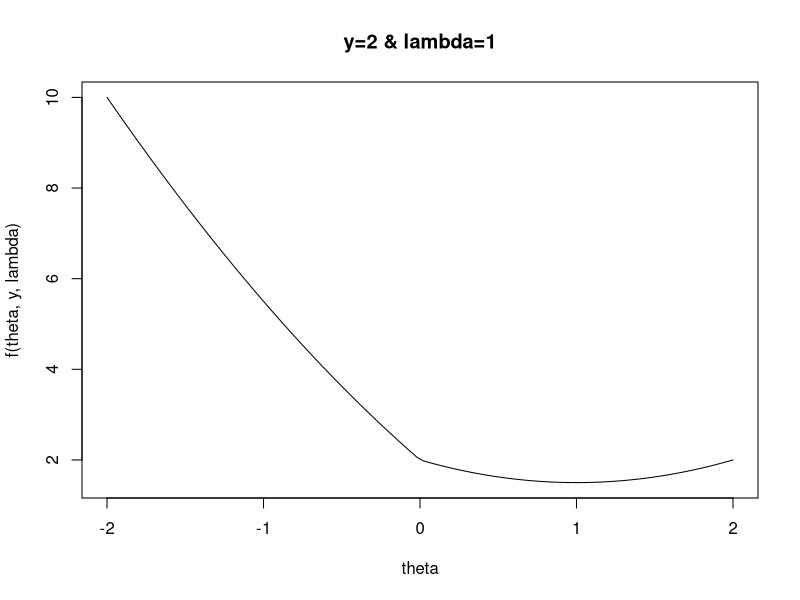
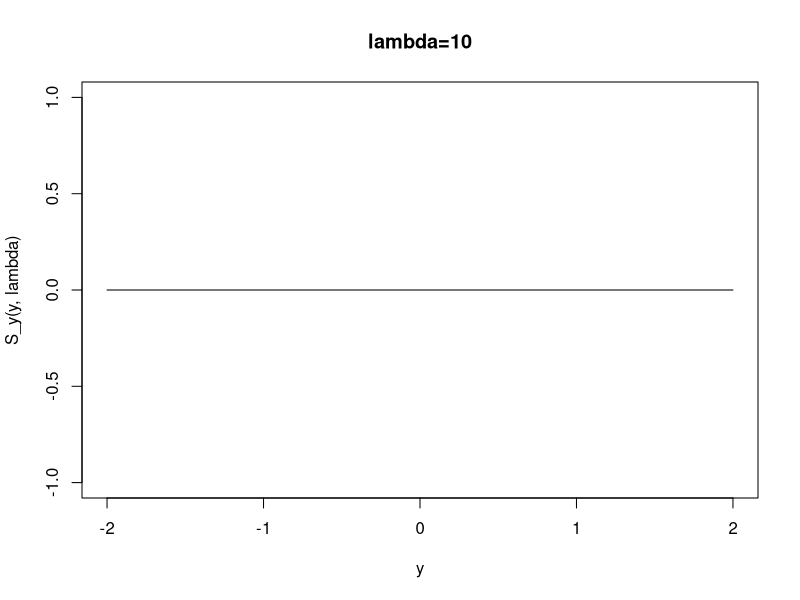
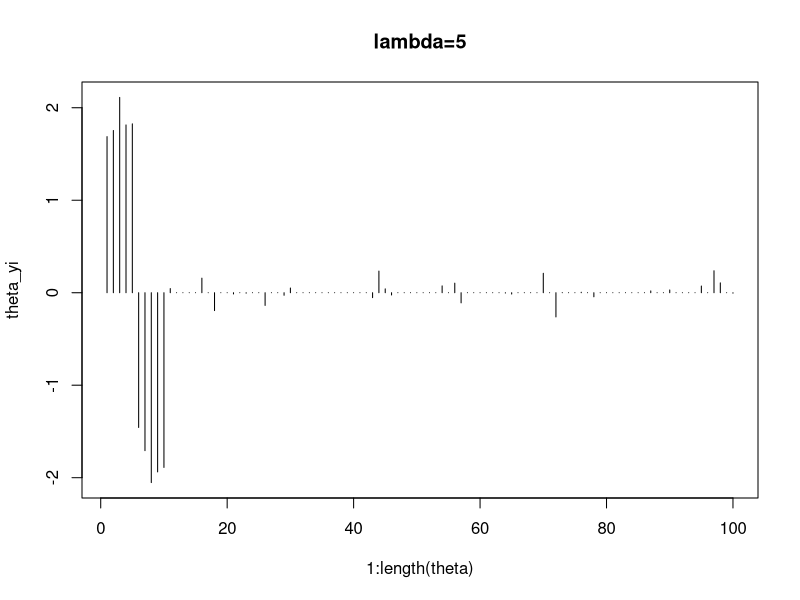
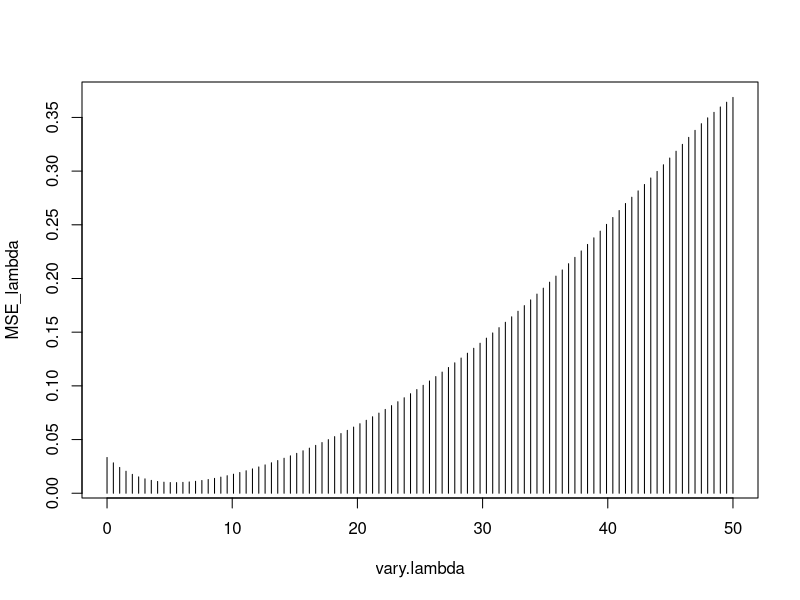
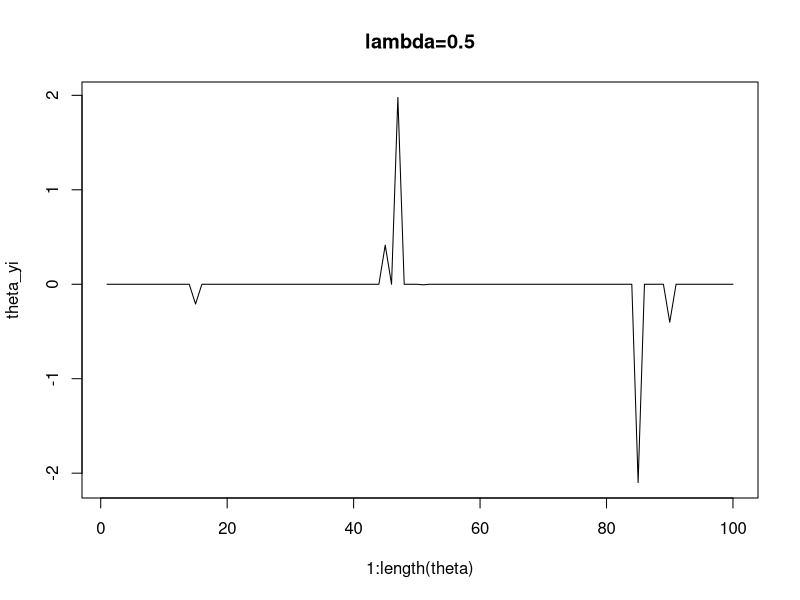
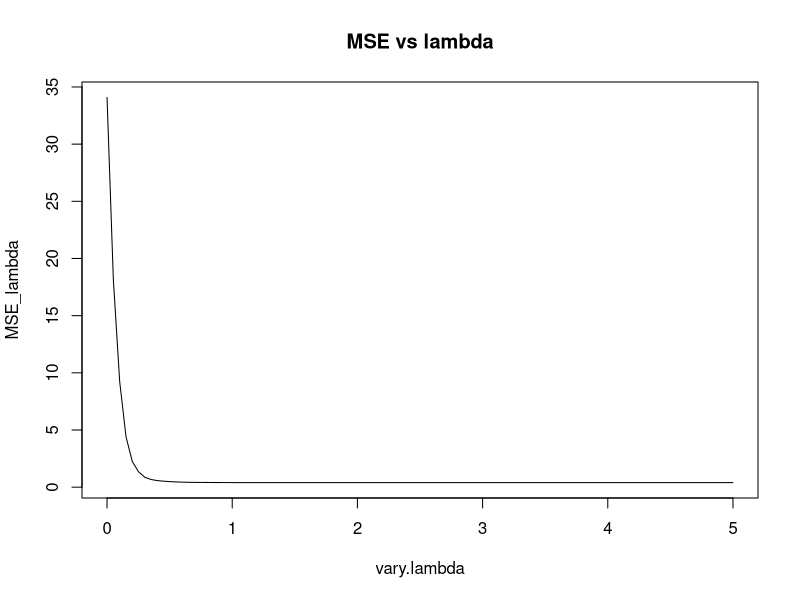

These charts were generated, in order, by the following R code:
##Part-A
################################################################################
#y: data
#lambda: tuning parameter
#theta: parameter
################################################################################

##Define the function:
f <- function(theta,y,lambda) {
  0.5*((y-theta)^2)+lambda*(abs(theta))
}

##Plot of the function to check that the function indeed obtains the minimum.
y <- 2
lambda <- 1
theta <- seq(-2,2,len=100)
plot(theta,f(theta,y,lambda),ty="l",main="y=2 & lambda=1")


##################################################################################
#The soft thresholding operator
#Function to solve the soft thresholding problem
#y The data value
#lambda The lambda value
#return The solution to the soft thresholding operator.
##################################################################################

S_y <- function(y, lambda) {  # Soft Thresholding Operator
  return((abs(y) - lambda) * sign(y) * (abs(y) > lambda))
}

lambda <- 10
y <- seq(-2,2,len=100)
plot(y,S_y(y,lambda),ty="l",main="lambda=10")



##################################################################################
##Part B Soft Thresholding
##################################################################################

set.seed(123) ##Fixing seed

##Case-1: sigma^2 are all equal
#################################################################################
theta <- c(rep(2,5),rep(-2,5),rep(0,90)) ##Creating a sparse vector
sigma <- rep(0.2,100) ##Assuming sigma^2s are all equal
z <- list(mode="vector",length=length(theta)) ##Initialize the data vector


##Loop for simulating one data point for each theta:
for (i in 1:length(theta)){
  z[i] <- rnorm(1,theta[i],sigma[i])
}

z<-unlist(z, use.names=FALSE) ##converting from list to vector

theta_y <- function(y, lambda) {  # Soft Thresholding Operator
  return((abs(y) - lambda) * sign(y) * (abs(y) > lambda))
}

lambda <- 5 ##Initialize lambda value

##Predicted value of theta for different lambda values:
theta_yi <- theta_y(y=z, lambda=lambda*(sigma^2))


##Plotting predicted value of theta versus theta
plot(1:length(theta),theta_yi,ty="h",main="lambda=5")

##Lambda=5
###Mean-squared error:
MSE_lambda <- (sum((theta_yi-theta)^2))/length(theta)

##MSE for different values of lambda:
vary.lambda <- seq(0,50,len=100)
MSE_lambda <- NULL

for (j in 1:length(vary.lambda)) {
  MSE_lambda[j] <- (sum(((theta_y(y=z, lambda=vary.lambda[j]*(sigma^2))-theta)^2)))/length(theta)
}

##Plotting of MSE for different lambda values:
plot(vary.lambda,MSE_lambda,ty="h")
#####################################################################################

##Case-2: sigma^2 are not equal
#################################################################################
set.seed(123) ##Fixing seed

theta <- c(rep(2,5),rep(-2,5),rep(0,90)) ##Creating a sparse vector
sigma <- runif(100,1,10) ##sigma^2s are not equal
z <- list(mode="vector",length=length(theta)) ##Initialize the data vector


##Loop for simulating one data point for each theta:
for (i in 1:length(theta)){
  z[i] <- rnorm(1,theta[i],sigma[i])
}

z<-unlist(z, use.names=FALSE) ##converting from list to vector

theta_y <- function(y, lambda) {  # Soft Thresholding Operator
  return((abs(y) - lambda) * sign(y) * (abs(y) > lambda))
}

lambda <- 0.5 ##Initialize lambda value

##Predicted value of theta for different lambda values:
theta_yi <- theta_y(y=z, lambda=lambda*(sigma^2))


##Plotting predicted value of theta versus theta
plot(1:length(theta),theta_yi,ty="l",main="lambda=0.5")

##Lambda=0.5
###Mean-squared error:
MSE_lambda <- (sum((theta_yi-theta)^2))/length(theta)


##MSE for different values of lambda:
vary.lambda <- seq(0,5,len=100)
MSE_lambda <- NULL

for (j in 1:length(vary.lambda)) {
  MSE_lambda[j] <- (sum(((theta_y(y=z, lambda=vary.lambda[j]*(sigma^2))-theta)^2)))/length(theta)
}

##Plotting of MSE for different lambda values:
plot(vary.lambda,MSE_lambda,ty="l",main="MSE vs lambda")
#####################################################################################
